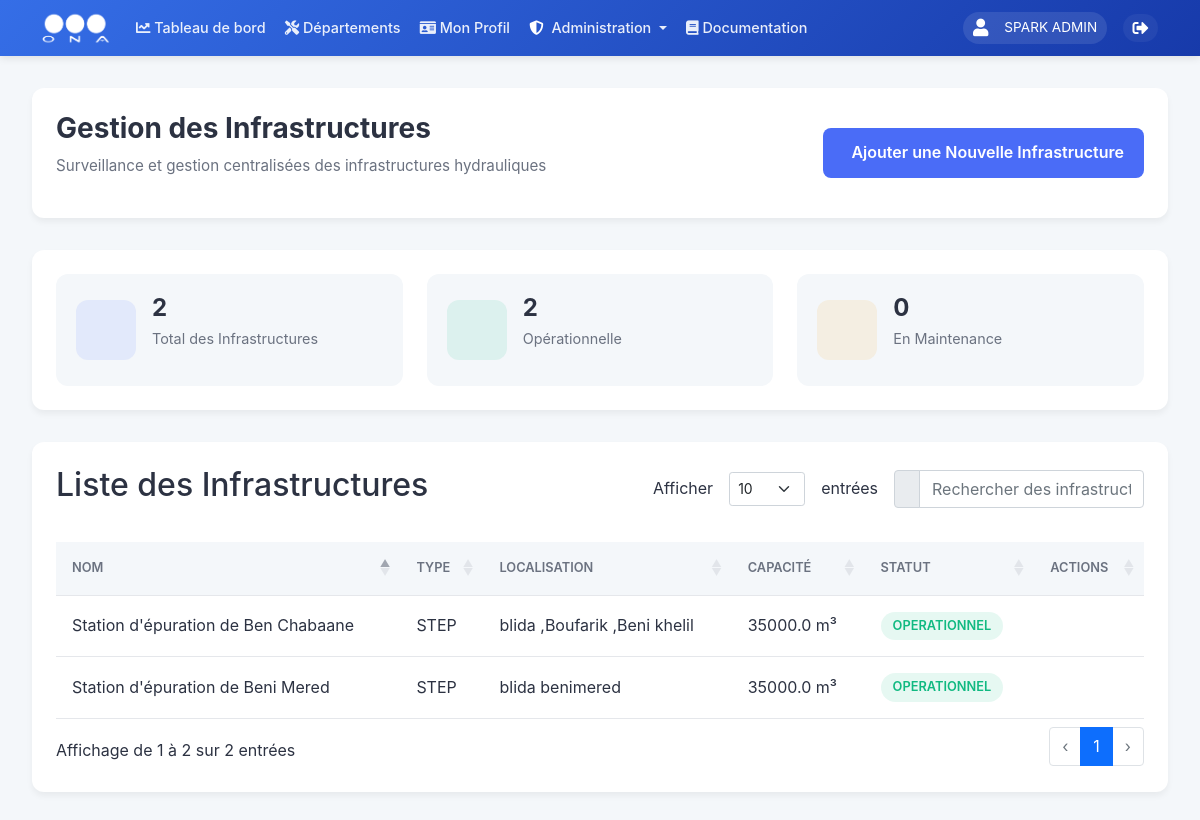
Screenshot of /departements/infrastructures (signed in) with the database file from the repository.
### models.py (models this page shows, shortened)
class User(UserMixin, db.Model):
    __tablename__ = 'users'
    id = db.Column(db.Integer, primary_key=True)
    username = db.Column(db.String(80), unique=True, nullable=False, index=True)
    nickname = db.Column(db.String(80), index=True)
    email = db.Column(db.String(120), unique=True, nullable=True, index=True)
    password_hash = db.Column(db.String(128))
    role = db.Column(db.String(20), nullable=False, default=UserRole.UTILISATEUR, index=True)
    is_active = db.Column(db.Boolean, default=True, index=True)
    last_login = db.Column(db.DateTime, index=True)
    unit_id = db.Column(db.Integer, db.ForeignKey('units.id', ondelete='SET NULL'), nullable=True, index=True)
    zone_id = db.Column(db.Integer, db.ForeignKey('zones.id', ondelete='SET NULL'), nullable=True, index=True)
    created_at = db.Column(db.DateTime, default=datetime.utcnow, index=True)
    updated_at = db.Column(db.DateTime, default=datetime.utcnow, onupdate=datetime.utcnow, index=True)
    profile = db.relationship('UserProfile', backref='user', uselist=False, lazy=True, cascade='all, delete-orphan')
    incidents = db.relationship('Incident', backref='author', lazy=True)

class Infrastructure(db.Model):
    __tablename__ = 'infrastructures'
    id = db.Column(db.Integer, primary_key=True)
    nom = db.Column(db.String(200), nullable=False, index=True)
    type = db.Column(db.String(100), nullable=False, index=True)
    localisation = db.Column(db.String(200), nullable=False)
    capacite = db.Column(db.Float, nullable=False)
    etat = db.Column(db.String(50), nullable=False, default='Opérationnel', index=True)
    epuration_type = db.Column(db.String(100), nullable=True, index=True)
    created_at = db.Column(db.DateTime, default=datetime.utcnow, index=True)
    updated_at = db.Column(db.DateTime, default=datetime.utcnow, onupdate=datetime.utcnow, index=True)

### routes/infrastructures.py (the view)
@infrastructures.route('/infrastructures', methods=['GET'])
@login_required
def list_infrastructures():
    try:
        infrastructures = Infrastructure.query.all()
        return render_template('departement/exploitation/infrastructures/infrastructures.html',
                               infrastructures=infrastructures)
    except SQLAlchemyError as e:
        db.session.rollback()
        logger.error(f"Error listing infrastructures: {str(e)}")
        return jsonify({'error': str(e)}), 500

### app.py (called while the page is built)
@login_manager.user_loader
def load_user(user_id):
    return db.session.get(User, int(user_id))

### templates/departement/exploitation/infrastructures/infrastructures.html (shortened to what this page needs)
{% extends "departement/exploitation.html" %}
{% block content %}
<div class="infrastructure-dashboard">
    <div class="dashboard-header">
        <div class="header-content">
            <div class="page-title">
                <h1>Gestion des Infrastructures</h1>
                <p class="subtitle">Surveillance et gestion centralisées des infrastructures hydrauliques</p>
            </div>
            <div class="header-actions">
                <button class="btn-primary" data-bs-toggle="modal" data-bs-target="#infrastructureModal">
                    <span>Ajouter une Nouvelle Infrastructure</span>
                </button>
            </div>
        </div>
    </div>
    <div class="dashboard-content">
        <div class="infrastructure-overview">
            <div class="overview-cards">
                <div class="overview-card total-infrastructures">
                    <div class="card-icon"></div>
                    <div class="card-content">
                        <h3>{{ infrastructures|length }}</h3>
                        <p>Total des Infrastructures</p>
                    </div>
                </div>
                <div class="overview-card operational-status">
                    <div class="card-icon"></div>
                    <div class="card-content">
                        <h3>{{ infrastructures|selectattr('etat', 'equalto', 'OPERATIONNEL')|list|length }}</h3>
                        <p>Opérationnelle</p>
                    </div>
                </div>
                <div class="overview-card maintenance-status">
                    <div class="card-icon"></div>
                    <div class="card-content">
                        <h3>{{ infrastructures|selectattr('etat', 'equalto', 'MAINTENANCE')|list|length }}</h3>
                        <p>En Maintenance</p>
                    </div>
                </div>
            </div>
        </div>
        <div class="infrastructure-table-container">
            <div class="table-header">
                <div class="table-header-content">
                    <div class="table-title-section">
                        <h2>Liste des Infrastructures</h2>
                    </div>
                    <div class="table-actions-container">
                        <div class="table-length-selector">
                            <label for="infrastructuresTable_length">Afficher</label>
                            <select id="infrastructuresTable_length" name="infrastructuresTable_length" class="form-select form-select-sm" aria-controls="infrastructuresTable">
                                <option value="10">10</option>
                            </select>
                            <span>entrées</span>
                        </div>
                        <div class="table-search-wrapper">
                            <div class="input-group">
                                <span class="input-group-text"></span>
                                <input type="text" class="form-control search-input" placeholder="Rechercher des infrastructures..." id="customSearchInput">
                            </div>
                        </div>
                    </div>
                </div>
            </div>
            <table id="infrastructuresTable" class="infrastructure-table">
                <thead>
                    <tr>
                        <th>Nom</th>
                        <th>Type</th>
                        <th>Localisation</th>
                        <th>Capacité</th>
                        <th>Statut</th>
                        <th>Actions</th>
                    </tr>
                </thead>
                <tbody>
                    {% for infrastructure in infrastructures %}
                    <tr class="infrastructure-row" data-id="{{ infrastructure.id }}">
                        <td>{{ infrastructure.nom }}</td>
                        <td>{{ infrastructure.type }}</td>
                        <td>{{ infrastructure.localisation }}</td>
                        <td>{{ infrastructure.capacite }} m³</td>
                        <td>
                            <span class="status-badge {{ infrastructure.etat|lower }}">
                                {{ infrastructure.etat|capitalize }}
                            </span>
                        </td>
                        <td>
                            <div class="row-actions">
                                <button class="btn-view" title="Voir les Détails">
                                </button>
                                <button class="btn-edit" title="Éditer">
                                </button>
                                <button class="btn-delete" title="Supprimer">
                                </button>
                            </div>
                        </td>
                    </tr>
                    {% endfor %}
                </tbody>
            </table>
        </div>
    </div>
</div>
{% include "departement/exploitation/infrastructures/infrastructure_details_modal.html" with context %}
<link href="https://cdn.jsdelivr.net/npm/remixicon@3.5.0/fonts/remixicon.css" rel="stylesheet">
{% endblock %}

### templates/base/base.html (shortened to what this page needs)
<!DOCTYPE html>
<html lang="fr" dir="ltr">
<head>
    <link href="https://cdn.jsdelivr.net/npm/bootstrap@5.1.3/dist/css/bootstrap.min.css" rel="stylesheet">
    <link href="https://cdnjs.cloudflare.com/ajax/libs/font-awesome/6.0.0/css/all.min.css" rel="stylesheet">
    <link rel="stylesheet" href="https://unpkg.com/leaflet@1.9.4/dist/leaflet.css" />
    <link rel="stylesheet" href="https://cdn.datatables.net/1.11.5/css/dataTables.bootstrap5.min.css">
</head>
<body>
    <nav class="navbar navbar-expand-lg sticky-top">
        <div class="container">
            <a class="navbar-brand" href="{{ url_for('main_dashboard.dashboard') }}">
                <img src="{{ url_for('static', filename='images/ona_logo.png') }}" alt="ONA">
            </a>
            <div class="collapse navbar-collapse" id="navbarNav">
                <ul class="navbar-nav me-auto mb-2 mb-lg-0">
                    <li class="nav-item">
                        <a class="nav-link" href="{{ url_for('main_dashboard.dashboard') }}">
                            <i class="fas fa-chart-line"></i>
                            <span>Tableau de bord</span>
                        </a>
                    </li>
                    <li class="nav-item">
                        <a class="nav-link" href="{{ url_for('departements') }}">
                            <i class="fas fa-tools"></i>
                            <span>Départements</span>
                        </a>
                    </li>
                    {% if current_user.is_authenticated %}
                    <li class="nav-item">
                        <a class="nav-link" href="{{ url_for('profiles.view_profile') }}">
                            <i class="fas fa-id-card"></i>
                            <span>Mon Profil</span>
                        </a>
                    </li>
                    {% if current_user.role == 'Admin' %}
                    <li class="nav-item dropdown">
                        <a class="nav-link dropdown-toggle" href="#" id="adminDropdown" role="button" data-bs-toggle="dropdown">
                            <i class="fas fa-shield-alt text-white me-1"></i> Administration
                        </a>
                    </li>
                    {% endif %}
                    {% endif %}
                    <li class="nav-item">
                        <a class="nav-link {% if active_page == 'documentation' %}active{% endif %}" href="{{ url_for('documentation.view_documentation') }}">
                            <i class="fas fa-book"></i> Documentation
                        </a>
                    </li>
                </ul>
                <div class="user-section">
                    <div class="d-flex align-items-center">
                        {% if current_user.is_authenticated %}
                            <div class="user-info">
                                <i class="fas fa-user me-2"></i>
                                <span>
                                    {% if current_user.nickname %}
                                        {{ current_user.nickname }}
                                    {% else %}
                                        {{ current_user.username }}
                                    {% endif %}
                                </span>
                            </div>
                            <a href="{{ url_for('auth.logout') }}" class="logout-btn text-white text-decoration-none ms-2" title="Déconnexion">
                                <i class="fas fa-sign-out-alt"></i>
                            </a>
                        {% else %}
                            <a href="{{ url_for('auth.login') }}" class="btn btn-light">Connexion</a>
                        {% endif %}
                    </div>
                </div>
            </div>
        </div>
    </nav>
    {% block content %}{% endblock %}
</body>
</html>

### templates/base/base.html (style rules this page uses)
:root { --ona-primary: #356ee7; --ona-secondary: #173aaa; --ona-accent: #95C11F; --ona-dark: #2b2d42; --ona-light: #f8f9fa; --transition: all 0.3s ease-in-out; }
.navbar { background: linear-gradient(135deg, var(--ona-primary) 0%, var(--ona-secondary) 100%); box-shadow: 0 2px 8px rgba(0, 0, 0, 0.1); padding: 0.75rem 0; position: sticky; top: 0; z-index: 1000; height: 56px; }
.navbar-brand { display: flex; align-items: center; padding: 0; margin-right: 2rem; }
.navbar-brand img { height: 40px; width: auto; transition: var(--transition); filter: brightness(0) invert(1); }
.nav-link { color: rgba(255, 255, 255, 0.9) !important; padding: 0.5rem 1rem !important; border-radius: 50px; transition: var(--transition); font-weight: 500; }
.user-info { color: white; display: flex; align-items: center; gap: 0.5rem; padding: 0.5rem 1rem; border-radius: 50px; background: rgba(255, 255, 255, 0.1); margin-right: 1rem; }
.user-info i { font-size: 1.1rem; }
.logout-btn { color: rgba(255, 255, 255, 0.9); padding: 0.5rem 1rem; border-radius: 50px; text-decoration: none; transition: var(--transition); display: flex; align-items: center; gap: 0.5rem; background: rgba(255, 255, 255, 0.05); }
@media (max-width: 1366px) { .navbar { padding: 0.5rem 0; } }
@media (max-width: 1366px) { .navbar-brand img { height: 35px; } }
@media (max-width: 1366px) { .nav-link { padding: 0.4rem 0.8rem !important; font-size: 0.95rem; } }
@media (max-width: 1366px) { .user-info { padding: 0.4rem 0.8rem; font-size: 0.9rem; } }
@media (max-width: 1366px) { .logout-btn { padding: 0.4rem 0.8rem; } }
@media (max-width: 1200px) { .navbar-brand { margin-right: 1rem; } }
@media (max-width: 1200px) { .nav-link { padding: 0.35rem 0.6rem !important; font-size: 0.9rem; } }
@media (max-width: 1200px) { .user-info { padding: 0.35rem 0.6rem; font-size: 0.85rem; margin-right: 0.5rem; } }
@media (max-width: 1200px) { .logout-btn { padding: 0.35rem 0.6rem; } }

### rows the page displays
User: nickname "SPARK ADMIN"
Infrastructure: nom "Station d'épuration de Beni Mered", type "STEP", localisation "blida benimered", capacite "35000.0", etat "OPERATIONNEL"
Infrastructure: nom "Station d'épuration de Ben Chabaane", type "STEP", localisation "blida ,Boufarik ,Beni khelil", capacite "35000.0", etat "OPERATIONNEL"

### other values shown
{{ infrastructures|length }} "2"
